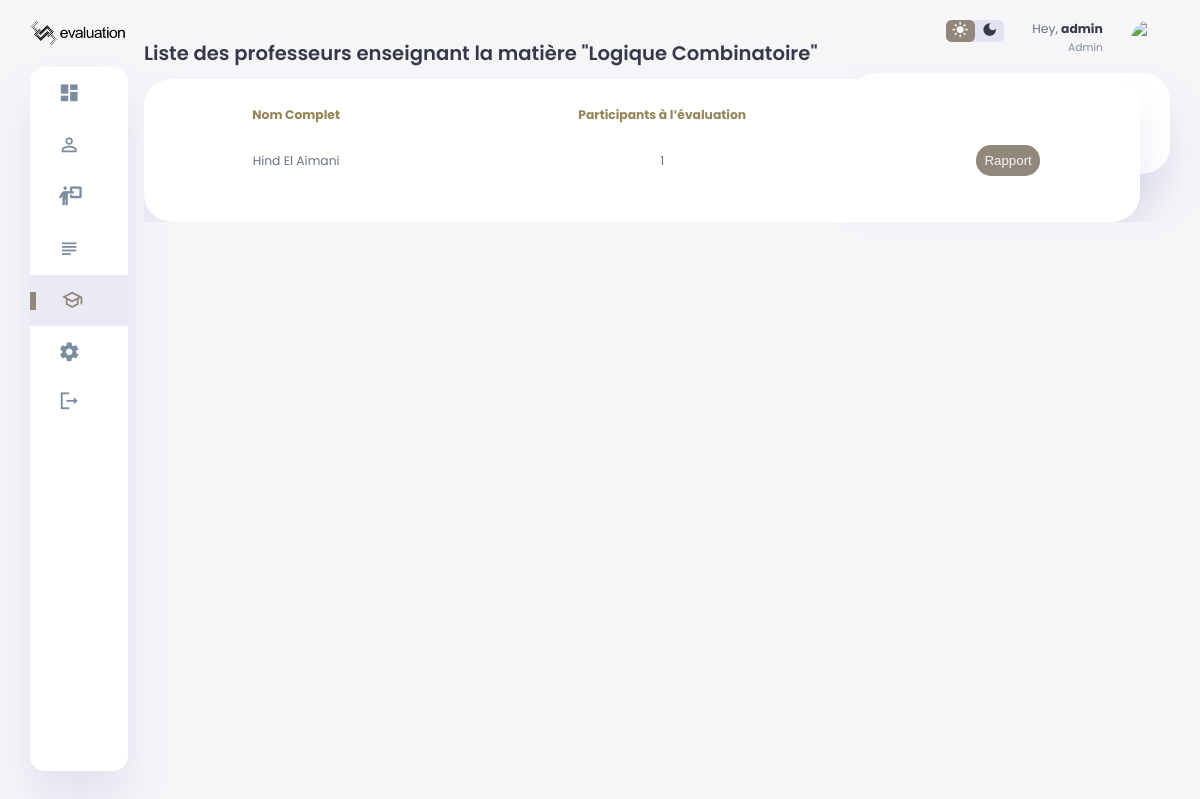
Page /rapport/1/1/profs (signed in) on the earlier database version.
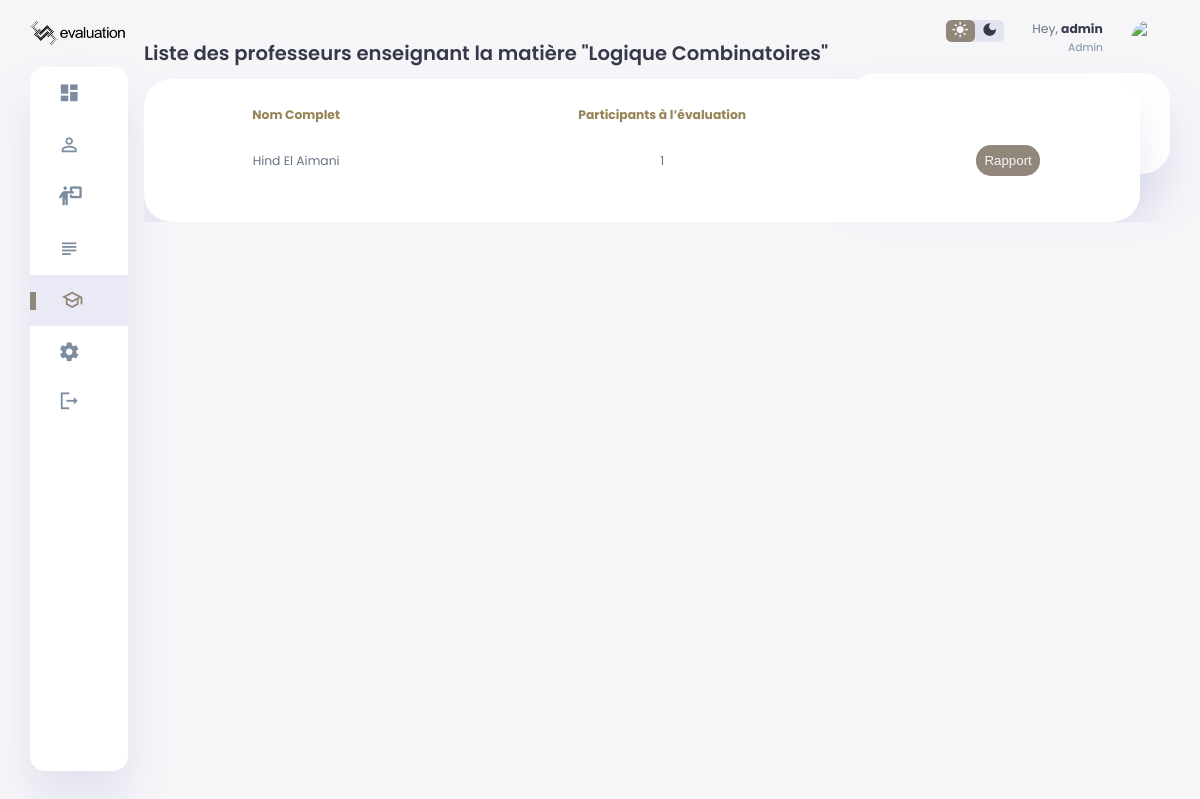
Same page on the later database version.
### models/models.py (models this page shows)
class Subjects(db.Model):
    id=db.Column(db.Integer,primary_key=True)
    name=db.Column(db.String(1000))
    profs=db.relationship('Profs',secondary=subject_prof,back_populates='subjects',passive_deletes=True)
    classes=db.relationship('Classes',secondary=subject_classe,back_populates='subjects',passive_deletes=True)
    questionstrack=db.relationship('QuestionsTrack',back_populates='subjects',passive_deletes=True)
    school_id=db.Column(db.Integer,db.ForeignKey('schools.id'))
    schools=db.relationship('Schools',back_populates='subjects',passive_deletes=True)

class Classes(db.Model):
    id=db.Column(db.Integer,primary_key=True)
    name=db.Column(db.String(1000))
    students_nbrs=db.Column(db.Integer)
    school_id=db.Column(db.Integer,db.ForeignKey('schools.id'))
    schools=db.relationship('Schools',back_populates='classes',passive_deletes=True)
    students=db.relationship('Students',back_populates='classes',passive_deletes=True)
    subjects=db.relationship('Subjects',secondary=subject_classe,back_populates='classes',passive_deletes=True)
    eval=db.Column(db.Integer,default=0)
    questionstrack=db.relationship('QuestionsTrack',back_populates='classes',passive_deletes=True)

### routes/classes.py (the view)
@classes_bp.route('/rapport/<int:classe_id>/<int:subject_id>/profs')
def more_than_prof(classe_id,subject_id):
    if 'school_username' and 'school_name' in session:
        subject=Subjects.query.get(subject_id)
        classe=Classes.query.get(classe_id)
        profs=subject.profs
        return render_template('more_than_prof.html',profs=profs,qt=QuestionsTrack,classe=classe,subject=subject)
    else:
        return redirect(url_for("home.home"))

### templates/more_than_prof.html (shortened to what this page needs)
<!DOCTYPE html>
<html lang="en">
<head>
  <link rel="stylesheet" href="{{ url_for('static', filename='css/dashboard.css') }}">
  <link rel="stylesheet" href="{{ url_for('static', filename='css/modal.css') }}">
</head>
<body>
  <div class="container">
    <aside>
            <div class="toggle">
                <img src="{{url_for('static',filename='images/logo.png')}}">
            </div>
            <div class="sidebar">
                <a href="{{url_for('dashboard.dashboard')}}">
                    <span class="material-icons-sharp">dashboard</span>
                </a>
                <a href="{{url_for('students.students')}}">
                    <span class="material-icons-sharp">person_outline</span>
                </a>
                <a href="{{url_for('profs.profs')}}">
                    <i class="fa-sharp-duotone fa-solid fa-person-chalkboard" style="font-size: 19px;"></i>
                </a>
                <a href="{{url_for('subjects.subjects')}}" >
                    <span class="material-symbols-outlined">subject</span>
                </a>
                <a href="{{url_for('classes.classes')}}" class="active">
                    <span class="material-symbols-outlined">school</span>
                </a>
                <a href="{{url_for('auth.settings')}}">
                    <span class="material-icons-sharp">settings</span>
                </a>
                <a href="{{url_for('auth.logout')}}">
                    <span class="material-icons-sharp">logout</span>
                </a>
            </div>
        </aside>
    <main>
      <div class="recent-orders">
        <h2>Liste des professeurs enseignant la matière "{{ subject.name }}"</h2>
        <table>
          <thead>
            <tr>
              <th>Nom Complet</th>
              <th>Participants à l’évaluation</th>
              <th></th>
            </tr>
          </thead>
          <tbody>
            {% for prof in profs %}
            <tr>
              <td>{{prof.fname}} {{prof.lname}}</td>
              <td>{{qt.query.filter_by(subject_id=subject.id,classe_id=classe.id,prof_id=prof.id).count()}}</td>
              {% if (qt.query.filter_by(subject_id=subject.id,classe_id=classe.id,prof_id=prof.id).count())>0 %}
              <td>
                <a
                href="{{url_for('classes.rapport_details',classe_id=classe.id,subject_id=subject.id,prof_id=prof.id)}}">
           <button class="reset" >Rapport</button></td>
              {%else%}
              <td><button class="reset">Rapport Indisponible</button></td>
              {%endif%}
            </tr>
            {%endfor%}
          </tbody>
        </table>
      </div>
    </main>
    <div class="right-section">
      <div class="nav">
        <div class="dark-mode">
          <span class="material-icons-sharp active">light_mode</span>
          <span class="material-icons-sharp">dark_mode</span>
        </div>
        <div class="profile">
          <div class="info">
            <p>Hey, <b>admin</b></p>
            <small class="text-muted">Admin</small>
          </div>
          <div class="profile-photo">
            <img src="https://media.geeksforgeeks.org/wp-content/uploads/20221210180014/profile-removebg-preview.png">
          </div>
        </div>
      </div>
      <div class="user-profile">
        <div class="logo">
          <h2>Nom École</h2>
          <p>Tableau De Bord</p>
        </div>
      </div>
    </div>
  </div>
</body>
</html>

Differences in the rows shown:
changed Subjects id 1: name "Logique Combinatoire" → "Logique Combinatoires"
